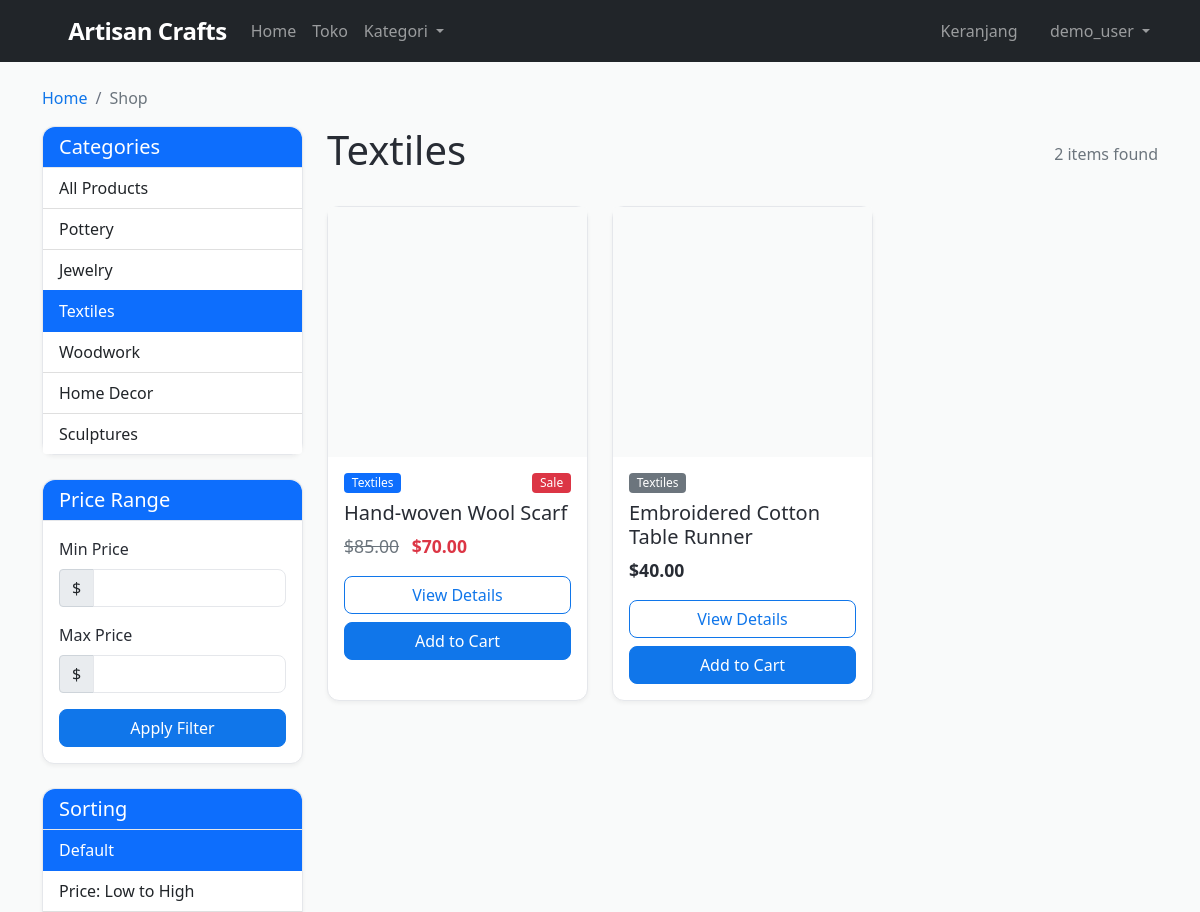
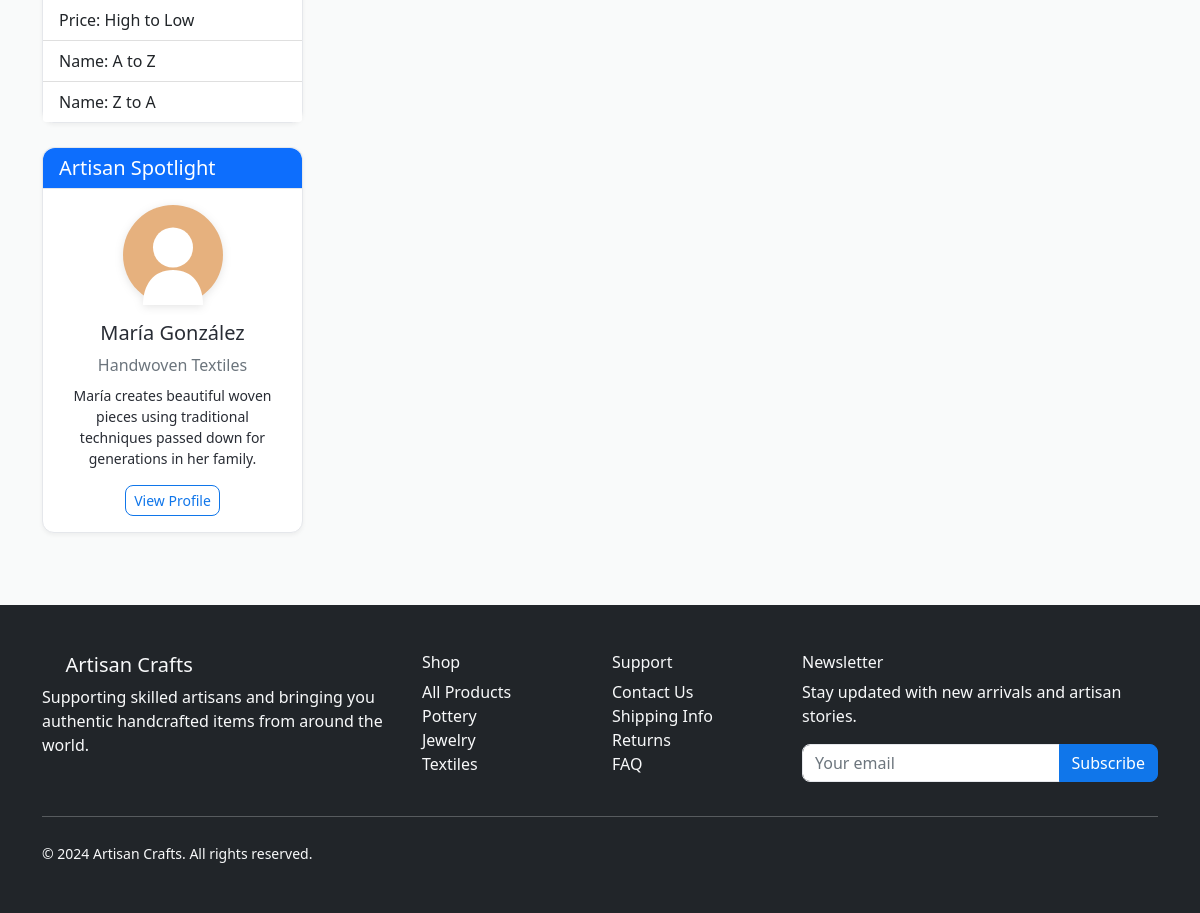
Screenshot of /products?category=TX (signed in) with the database file from the repository (2 pictures, top to bottom).
### models.py (models this page shows, shortened)
class Category(db.Model):
    id = db.Column(db.Integer, primary_key=True)
    code = db.Column(db.String(2), unique=True, nullable=False)
    name = db.Column(db.String(100), nullable=False)
    items = db.relationship('Item', backref='category', lazy=True)

class Item(db.Model):
    id = db.Column(db.Integer, primary_key=True)
    title = db.Column(db.String(200), nullable=False)
    slug = db.Column(db.String(200), unique=True, nullable=False)
    description = db.Column(db.Text, nullable=False)
    price = db.Column(db.Numeric(10, 2), nullable=False)
    discount_price = db.Column(db.Numeric(10, 2), nullable=True)
    image_url = db.Column(db.String(500), nullable=True)
    category_id = db.Column(db.Integer, db.ForeignKey('category.id'), nullable=False)
    label = db.Column(db.String(1), default='P')  # P=Primary, S=Secondary, D=Danger
    date_added = db.Column(db.DateTime, default=datetime.utcnow)
    order_items = db.relationship('OrderItem', backref='item', lazy=True)
    def get_absolute_url(self):
        return f'/product/{self.slug}'
    def get_add_to_cart_url(self):
        return f'/add-to-cart/{self.slug}'
    def get_label_display(self):
        if self.label == 'P':
            return 'primary'
        elif self.label == 'S':
            return 'secondary'
        elif self.label == 'D':
            return 'danger'
        return 'primary'

### core/routes.py (the view, shortened to what this page needs)
@bp.route('/products')
def products():
    categories = [(cat.code, cat.name) for cat in Category.query.all()]
    query = Item.query
    category_filter = request.args.get('category')
    if category_filter:
        query = query.join(Category).filter(Category.code == category_filter)
    min_price = request.args.get('min_price', type=float)
    max_price = request.args.get('max_price', type=float)
    sort_by = request.args.get('sort', 'default')
    if sort_by == 'price_asc':
        query = query.order_by(Item.price.asc())
    elif sort_by == 'price_desc':
        query = query.order_by(Item.price.desc())
    elif sort_by == 'name_asc':
        query = query.order_by(Item.title.asc())
    elif sort_by == 'name_desc':
        query = query.order_by(Item.title.desc())
    else:
        query = query.order_by(Item.date_added.desc())
    page = request.args.get('page', 1, type=int)
    per_page = 12
    items = query.paginate(page=page, per_page=per_page, error_out=False)
    return render_template('products.html',
                         items=items,
                         categories=categories)

### core/routes.py (called while the page is built, shortened)
def get_or_create_order():
    if 'user_id' in session:
        order = Order.query.filter_by(user_id=session['user_id'], ordered=False).first()
        if not order:
            order = Order(user_id=session['user_id'])
            db.session.add(order)
            db.session.commit()
    return order

@bp.app_context_processor
def inject_cart_count():
    try:
        order = get_or_create_order()
        cart_count = order.get_item_count() if order else 0
    except:
        cart_count = 0
    return dict(cart_count=cart_count)

### models.py (called while the page is built)
    def get_item_count(self):
        return sum(item.quantity for item in self.items)

### templates/products.html (shortened to what this page needs)
{% extends 'base.html' %}
{% block content %}
<div class="container mt-4">
    <nav aria-label="breadcrumb">
        <ol class="breadcrumb">
            <li class="breadcrumb-item"><a href="{{ url_for('core.home') }}">Home</a></li>
            <li class="breadcrumb-item active" aria-current="page">Shop</li>
        </ol>
    </nav>
    <div class="row">
        <div class="col-lg-3 mb-4">
            <div class="card">
                <div class="card-header bg-primary text-white">
                    <h5 class="mb-0">Categories</h5>
                </div>
                <div class="list-group list-group-flush">
                    <a href="{{ url_for('core.products') }}" class="list-group-item list-group-item-action{% if not request.args.get('category') %} active{% endif %}">
                        All Products
                    </a>
                    {% for cat_code, cat_name in categories %}
                    <a href="{{ url_for('core.products', category=cat_code) }}" class="list-group-item list-group-item-action{% if request.args.get('category') == cat_code %} active{% endif %}">
                        {{ cat_name }}
                    </a>
                    {% endfor %}
                </div>
            </div>
            <div class="card mt-4">
                <div class="card-header bg-primary text-white">
                    <h5 class="mb-0">Price Range</h5>
                </div>
                <div class="card-body">
                    <form method="GET" action="{{ url_for('core.products') }}" class="price-filter-form">
                        <div class="mb-3">
                            <label for="min_price" class="form-label">Min Price</label>
                            <div class="input-group">
                                <span class="input-group-text">$</span>
                                <input type="number" class="form-control" id="min_price" name="min_price" min="0" value="{{ request.args.get('min_price', '') }}">
                            </div>
                        </div>
                        <div class="mb-3">
                            <label for="max_price" class="form-label">Max Price</label>
                            <div class="input-group">
                                <span class="input-group-text">$</span>
                                <input type="number" class="form-control" id="max_price" name="max_price" min="0" value="{{ request.args.get('max_price', '') }}">
                            </div>
                        </div>
                        <button type="submit" class="btn btn-primary w-100">Apply Filter</button>
                    </form>
                </div>
            </div>
            <div class="card mt-4">
                <div class="card-header bg-primary text-white">
                    <h5 class="mb-0">Sorting</h5>
                </div>
                <div class="list-group list-group-flush">
                    <a href="{{ url_for('core.products') }}{% if request.args.get('category') %}?category={{ request.args.get('category') }}{% endif %}" class="list-group-item list-group-item-action{% if not request.args.get('sort') %} active{% endif %}">
                        Default
                    </a>
                    <a href="{{ url_for('core.products') }}?{% if request.args.get('category') %}category={{ request.args.get('category') }}&{% endif %}sort=price_asc" class="list-group-item list-group-item-action{% if request.args.get('sort') == 'price_asc' %} active{% endif %}">
                        Price: Low to High
                    </a>
                    <a href="{{ url_for('core.products') }}?{% if request.args.get('category') %}category={{ request.args.get('category') }}&{% endif %}sort=price_desc" class="list-group-item list-group-item-action{% if request.args.get('sort') == 'price_desc' %} active{% endif %}">
                        Price: High to Low
                    </a>
                    <a href="{{ url_for('core.products') }}?{% if request.args.get('category') %}category={{ request.args.get('category') }}&{% endif %}sort=name_asc" class="list-group-item list-group-item-action{% if request.args.get('sort') == 'name_asc' %} active{% endif %}">
                        Name: A to Z
                    </a>
                    <a href="{{ url_for('core.products') }}?{% if request.args.get('category') %}category={{ request.args.get('category') }}&{% endif %}sort=name_desc" class="list-group-item list-group-item-action{% if request.args.get('sort') == 'name_desc' %} active{% endif %}">
                        Name: Z to A
                    </a>
                </div>
            </div>
            <div class="card mt-4">
                <div class="card-header bg-primary text-white">
                    <h5 class="mb-0">Artisan Spotlight</h5>
                </div>
                <div class="card-body text-center">
                    <div class="artisan-avatar mb-3">
                        <svg width="100" height="100" viewBox="0 0 200 200" xmlns="http://www.w3.org/2000/svg">
                            <circle cx="100" cy="100" r="100" fill="#e6b17e" />
                            <circle cx="100" cy="85" r="40" fill="#fff" />
                            <path d="M100,130 C60,130 40,160 40,200 L160,200 C160,160 140,130 100,130 Z" fill="#fff" />
                        </svg>
                    </div>
                    <h5>María González</h5>
                    <p class="mb-2 text-muted">Handwoven Textiles</p>
                    <p class="small">María creates beautiful woven pieces using traditional techniques passed down for generations in her family.</p>
                    <a href="#" class="btn btn-sm btn-outline-primary">View Profile</a>
                </div>
            </div>
        </div>
        <div class="col-lg-9">
            <div class="d-flex justify-content-between align-items-center mb-4">
                <h1>
                    {% if request.args.get('category') %}
                        {% for cat_code, cat_name in categories %}
                            {% if request.args.get('category') == cat_code %}
                                {{ cat_name }}
                            {% endif %}
                        {% endfor %}
                    {% else %}
                        All Handcrafted Items
                    {% endif %}
                </h1>
                <span class="text-muted">{{ items.total }} items found</span>
            </div>
            <div class="row g-4">
                {% for item in items.items %}
                <div class="col-md-6 col-lg-4">
                    <div class="card product-card h-100">
                        {% if item.image_url %}
                        <img src="{{ item.image_url }}" class="card-img-top" alt="{{ item.title }}">
                        {% else %}
                        <div class="card-img-top product-placeholder">
                            <i class="fas fa-image fa-3x text-muted"></i>
                        </div>
                        {% endif %}
                        <div class="card-body">
                            <div class="d-flex justify-content-between mb-2">
                                <span class="badge bg-{{ item.get_label_display() }}">
                                    {{ item.category.name }}
                                </span>
                                {% if item.discount_price %}
                                <span class="badge bg-danger">Sale</span>
                                {% endif %}
                            </div>
                            <h5 class="card-title">{{ item.title }}</h5>
                            <div class="product-price mb-3">
                                {% if item.discount_price %}
                                <span class="text-muted text-decoration-line-through me-2">${{ item.price }}</span>
                                <span class="fw-bold text-danger">${{ item.discount_price }}</span>
                                {% else %}
                                <span class="fw-bold">${{ item.price }}</span>
                                {% endif %}
                            </div>
                            <div class="d-grid gap-2">
                                <a href="{{ item.get_absolute_url() }}" class="btn btn-outline-primary">View Details</a>
                                <a href="{{ item.get_add_to_cart_url() }}" class="btn btn-primary">Add to Cart</a>
                            </div>
                        </div>
                    </div>
                </div>
                {% endfor %}
            </div>
        </div>
    </div>
</div>
{% endblock %}

### static/css/style.css (style rules this page uses)
:root { --primary-color: 212 87% 49%; --secondary-color: 30 70% 70%; --accent-color: 92 40% 40%; --background: 210 11% 98%; --card-background: 0 0% 100%; --text-primary: 220 13% 18%; --text-secondary: 220 9% 46%; --border-color: 220 13% 91%; }
body { font-family: 'Segoe UI', Tahoma, Geneva, Verdana, sans-serif; background-color: hsl(var(--background)); color: hsl(var(--text-primary)); }
.product-card { transition: transform 0.3s ease, box-shadow 0.3s ease; border: 1px solid hsl(var(--border-color)); background-color: hsl(var(--card-background)); }
.product-card .card-img-top { height: 250px; object-fit: cover; background-color: hsl(var(--background)); }
.product-placeholder { height: 250px; background-color: hsl(var(--background)); display: flex; align-items: center; justify-content: center; color: hsl(var(--text-secondary)); }
.product-price { font-size: 1.1rem; }
.btn { border-radius: 8px; font-weight: 500; transition: all 0.3s ease; }
.btn-primary { background-color: hsl(var(--primary-color)); border-color: hsl(var(--primary-color)); }
.btn-outline-primary { color: hsl(var(--primary-color)); border-color: hsl(var(--primary-color)); }
.card { border: 1px solid hsl(var(--border-color)); border-radius: 12px; background-color: hsl(var(--card-background)); box-shadow: 0 2px 4px rgba(0,0,0,0.05); }
.card-header { border-bottom: 1px solid hsl(var(--border-color)); border-radius: 12px 12px 0 0 !important; }
.form-control { border: 1px solid hsl(var(--border-color)); border-radius: 8px; transition: border-color 0.3s ease, box-shadow 0.3s ease; }
.badge { font-size: 0.75rem; font-weight: 500; }
.product-card, .category-card { animation: fadeIn 0.6s ease-out; }
.artisan-avatar svg { filter: drop-shadow(0 2px 4px rgba(0,0,0,0.1)); }
.breadcrumb { background-color: transparent; padding: 0; margin-bottom: 1rem; }
.breadcrumb-item + .breadcrumb-item::before { color: hsl(var(--text-secondary)); }
.breadcrumb-item a { color: hsl(var(--primary-color)); text-decoration: none; }

### rows the page displays
Category: name "Pottery"
Category: name "Jewelry"
Category: name "Textiles"
Category: name "Woodwork"
Category: name "Home Decor"
Category: name "Sculptures"
Item: category.name "Textiles", shows "Sale", title "Hand-woven Wool Scarf", price "85.00", discount_price "70.00"
Item: category.name "Textiles", title "Embroidered Cotton Table Runner", price "40.00"

### other values shown
{{ session.username }} "demo_user"
{{ items.total }} "2"
